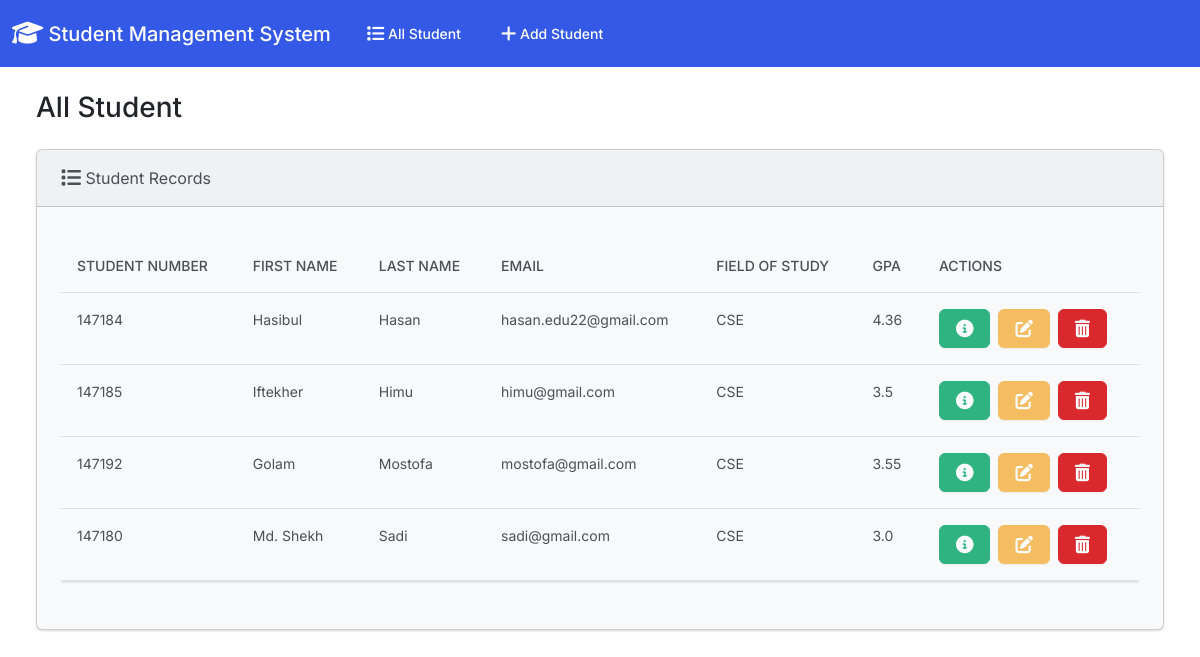
The page / on the database its author committed.
### student/models.py (models this page shows, shortened)
class Student(models.Model):
    student_number =models.PositiveIntegerField()
    first_name = models.CharField(max_length=50)
    last_name = models.CharField(max_length=50)
    email = models.EmailField(max_length=100)
    field_of_study = models.CharField(max_length=50)
    gpa = models.FloatField()

### student/views.py (the view)
# urls.py: path('', views.index, name='index'),
def index(request):
    students = Student.objects.all()
    context = {'students':students}
    return render(request, 'index.html', context)

### templates/index.html (shortened to what this page needs)
{% extends 'base.html' %}
{% block body %}
  <h3 class="m-4">All Student</h3>
  <div class="row">
      <div class="col-12">
        {% if students %}
          <div class="card bg-light ms-4 me-4 mb-4">
            <div class="card-header"><i class="fa-solid fa-list fa-lg"></i> Student Records</div>
            <div class="card-body">
              <p class="card-text">
                <div class="table-responsive">
                  <table class="table table-hover">
                    <thead>
                      <tr>
                        <th scope="col">Student Number</th>
                        <th scope="col">First Name</th>
                        <th scope="col">Last Name</th>
                        <th scope="col">Email</th>
                        <th scope="col">Field Of Study</th>
                        <th scope="col">GPA</th>
                        <th scope="col">Actions</th>
                      </tr>
                    </thead>
                    <tbody>
                      {% for student in students %}
                      <tr>
                        <td>{{student.student_number}}</td>
                        <td>{{student.first_name}}</td>
                        <td>{{student.last_name}}</td>
                        <td>{{student.email}}</td>
                        <td>{{student.field_of_study}}</td>
                        <td>{{student.gpa}}</td>
                        <td>
                          <button type="button" class="btn btn-success me-1" href="{% url 'view_student' student.id %}" data-bs-toggle="modal" data-bs-target="#myModal{{student.id}}"></button>
                          <button type="button" class="btn btn-warning me-1" href="{% url 'edit' student.id %}" data-bs-toggle="modal" data-bs-target="#edit{{student.id}}"></button>
                          <button type="button" class="btn btn-danger" data-bs-toggle="modal" data-bs-target="#delete{{student.id}}"></button>
                        </td>
                      </tr>
                      {% endfor %}
                    </tbody>
                  </table>
                </div>
              </p>
            </div>
          </div>
        {% else %}
          <h5 class="alert alert-primary ms-4 me-4">No Student Rrcords</h5>
        {% endif %}
      </div>
  </div>
{% endblock %}

### templates/base.html (shortened to what this page needs)
{% load static %}
<!DOCTYPE html>
<html lang="en">
<head>
    <link rel="stylesheet" href="{% static 'css/bootstrap.min.css' %}">
    <link rel="stylesheet" href="https://cdnjs.cloudflare.com/ajax/libs/font-awesome/6.2.1/css/all.min.css" />
</head>
<body class="d-flex flex-column min-vh-100">
    <nav class="navbar navbar-expand-lg navbar-dark bg-primary">
        <div class="container-fluid">
          <a class="navbar-brand" href="{% url 'index' %}"><i class="fa-solid fa-graduation-cap fa-lg"></i> Student Management System</a>
          <div class="collapse navbar-collapse" id="navbarColor01">
            <ul class="navbar-nav me-auto">
              <li class="nav-item">
                <a class="nav-link" href="{% url 'index' %}"> All Student</a>
              </li>
              <li class="nav-item">
                <a class="nav-link" href="{% url 'add' %}"> Add Student</a>
              </li>
            </ul>
          </div>
        </div>
    </nav>
    <div class="container-fluid">
        {% block body %}
        {% endblock %}
    </div>
</body>
</html>

### rows shown on the page
Student: student_number "147184", first_name "Hasibul", last_name "Hasan", email "hasan.edu22@gmail.com", field_of_study "CSE", gpa "4.36"
Student: student_number "147185", first_name "Iftekher", last_name "Himu", email "himu@gmail.com", field_of_study "CSE", gpa "3.5"
Student: student_number "147192", first_name "Golam", last_name "Mostofa", email "mostofa@gmail.com", field_of_study "CSE", gpa "3.55"
Student: student_number "147180", first_name "Md. Shekh", last_name "Sadi", email "sadi@gmail.com", field_of_study "CSE", gpa "3.0"
